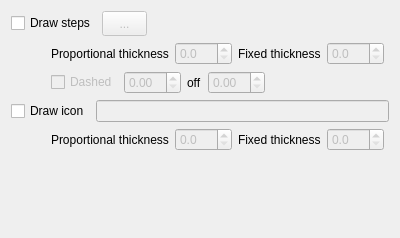
         <widget class="QWidget" name="pgTouchup" >
          <property name="geometry" >
           <rect>
            <x>0</x>
            <y>0</y>
            <width>400</width>
            <height>238</height>
           </rect>
          </property>
          <attribute name="label" >
           <string>Touchup</string>
          </attribute>
          <layout class="QVBoxLayout" name="verticalLayout" >
           <item>
            <layout class="QHBoxLayout" >
             <property name="spacing" >
              <number>6</number>
             </property>
             <property name="margin" >
              <number>0</number>
             </property>
             <item>
              <widget class="QCheckBox" name="DrawTouchup" >
               <property name="text" >
                <string>Draw steps</string>
               </property>
              </widget>
             </item>
             <item>
              <widget class="QToolButton" name="TouchupColor" >
               <property name="enabled" >
                <bool>false</bool>
               </property>
               <property name="minimumSize" >
                <size>
                 <width>45</width>
                 <height>25</height>
                </size>
               </property>
               <property name="text" >
                <string>...</string>
               </property>
              </widget>
             </item>
             <item>
              <spacer>
               <property name="orientation" >
                <enum>Qt::Horizontal</enum>
               </property>
               <property name="sizeHint" stdset="0" >
                <size>
                 <width>40</width>
                 <height>20</height>
                </size>
               </property>
              </spacer>
             </item>
            </layout>
           </item>
           <item>
            <layout class="QHBoxLayout" >
             <property name="spacing" >
              <number>6</number>
             </property>
             <property name="margin" >
              <number>0</number>
             </property>
             <item>
              <spacer>
               <property name="orientation" >
                <enum>Qt::Horizontal</enum>
               </property>
               <property name="sizeType" >
                <enum>QSizePolicy::Minimum</enum>
               </property>
               <property name="sizeHint" stdset="0" >
                <size>
                 <width>40</width>
                 <height>20</height>
                </size>
               </property>
              </spacer>
             </item>
             <item>
              <widget class="QLabel" name="label_14" >
               <property name="text" >
                <string>Proportional thickness</string>
               </property>
              </widget>
             </item>
             <item>
              <widget class="QDoubleSpinBox" name="ProportionalTouchup" >
               <property name="enabled" >
                <bool>false</bool>
               </property>
               <property name="decimals" >
                <number>1</number>
               </property>
               <property name="singleStep" >
                <double>0.500000000000000</double>
               </property>
              </widget>
             </item>
             <item>
              <widget class="QLabel" name="label_15" >
               <property name="text" >
                <string>Fixed thickness</string>
               </property>
              </widget>
             </item>
             <item>
              <widget class="QDoubleSpinBox" name="FixedTouchup" >
               <property name="enabled" >
                <bool>false</bool>
               </property>
               <property name="decimals" >
                <number>1</number>
               </property>
               <property name="singleStep" >
                <double>0.500000000000000</double>
               </property>
              </widget>
             </item>
             <item>
              <spacer>
               <property name="orientation" >
                <enum>Qt::Horizontal</enum>
               </property>
               <property name="sizeHint" stdset="0" >
                <size>
                 <width>40</width>
                 <height>20</height>
                </size>
               </property>
              </spacer>
             </item>
            </layout>
           </item>
           <item>
            <layout class="QHBoxLayout" >
             <property name="spacing" >
              <number>6</number>
             </property>
             <property name="margin" >
              <number>0</number>
             </property>
             <item>
              <spacer>
               <property name="orientation" >
                <enum>Qt::Horizontal</enum>
               </property>
               <property name="sizeType" >
                <enum>QSizePolicy::Minimum</enum>
               </property>
               <property name="sizeHint" stdset="0" >
                <size>
                 <width>40</width>
                 <height>20</height>
                </size>
               </property>
              </spacer>
             </item>
             <item>
              <widget class="QCheckBox" name="TouchupDashed" >
               <property name="enabled" >
                <bool>false</bool>
               </property>
               <property name="text" >
                <string>Dashed</string>
               </property>
              </widget>
             </item>
             <item>
              <widget class="QDoubleSpinBox" name="TouchupDashOn" >
               <property name="enabled" >
                <bool>false</bool>
               </property>
              </widget>
             </item>
             <item>
              <widget class="QLabel" name="label_13" >
               <property name="text" >
                <string>off</string>
               </property>
              </widget>
             </item>
             <item>
              <widget class="QDoubleSpinBox" name="TouchupDashOff" >
               <property name="enabled" >
                <bool>false</bool>
               </property>
              </widget>
             </item>
             <item>
              <spacer>
               <property name="orientation" >
                <enum>Qt::Horizontal</enum>
               </property>
               <property name="sizeHint" stdset="0" >
                <size>
                 <width>40</width>
                 <height>20</height>
                </size>
               </property>
              </spacer>
             </item>
            </layout>
           </item>
           <item>
            <layout class="QHBoxLayout" >
             <property name="spacing" >
              <number>6</number>
             </property>
             <property name="margin" >
              <number>0</number>
             </property>
             <item>
              <widget class="QCheckBox" name="DrawIcon" >
               <property name="text" >
                <string>Draw icon</string>
               </property>
              </widget>
             </item>
             <item>
              <widget class="QLineEdit" name="IconName" >
               <property name="enabled" >
                <bool>false</bool>
               </property>
              </widget>
             </item>
            </layout>
           </item>
           <item>
            <layout class="QHBoxLayout" name="_2" >
             <property name="spacing" >
              <number>6</number>
             </property>
             <property name="margin" >
              <number>0</number>
             </property>
             <item>
              <spacer>
               <property name="orientation" >
                <enum>Qt::Horizontal</enum>
               </property>
               <property name="sizeType" >
                <enum>QSizePolicy::Minimum</enum>
               </property>
               <property name="sizeHint" stdset="0" >
                <size>
                 <width>40</width>
                 <height>20</height>
                </size>
               </property>
              </spacer>
             </item>
             <item>
              <widget class="QLabel" name="label_19" >
               <property name="text" >
                <string>Proportional thickness</string>
               </property>
              </widget>
             </item>
             <item>
              <widget class="QDoubleSpinBox" name="ProportionalIcon" >
               <property name="enabled" >
                <bool>false</bool>
               </property>
               <property name="decimals" >
                <number>1</number>
               </property>
               <property name="singleStep" >
                <double>0.500000000000000</double>
               </property>
              </widget>
             </item>
             <item>
              <widget class="QLabel" name="label_20" >
               <property name="text" >
                <string>Fixed thickness</string>
               </property>
              </widget>
             </item>
             <item>
              <widget class="QDoubleSpinBox" name="FixedIcon" >
               <property name="enabled" >
                <bool>false</bool>
               </property>
               <property name="decimals" >
                <number>1</number>
               </property>
               <property name="singleStep" >
                <double>0.500000000000000</double>
               </property>
              </widget>
             </item>
             <item>
              <spacer>
               <property name="orientation" >
                <enum>Qt::Horizontal</enum>
               </property>
               <property name="sizeHint" stdset="0" >
                <size>
                 <width>40</width>
                 <height>20</height>
                </size>
               </property>
              </spacer>
             </item>
            </layout>
           </item>
           <item>
            <spacer name="verticalSpacer_4" >
             <property name="orientation" >
              <enum>Qt::Vertical</enum>
             </property>
             <property name="sizeHint" stdset="0" >
              <size>
               <width>20</width>
               <height>40</height>
              </size>
             </property>
            </spacer>
           </item>
          </layout>
         </widget>
